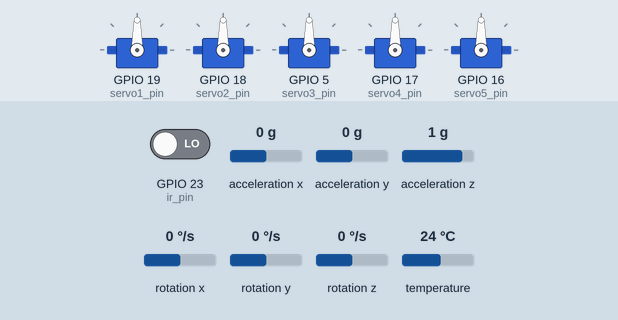
A sketch run on a simulated ESP32. On the bench: 5 × servo. The test bench sets the inputs (shaded band); at power-on: acceleration x 0 g, GPIO 23 (ir_pin) LOW, acceleration y 0 g, rotation z 0 °/s, acceleration z 1 g, rotation x 0 °/s, rotation y 0 °/s, temperature 24 °C. What the sketch prints to the serial monitor is not drawn.

Above: at 1.7 s.
1.8 s: acceleration x set to -1.4 g
At 3.0 s:
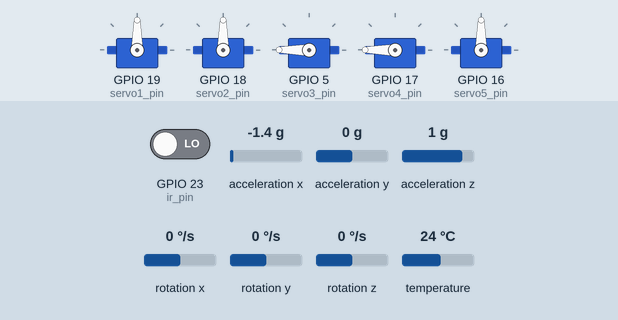
3.3 s: GPIO 23 (ir_pin) driven HIGH
At 3.55 s:
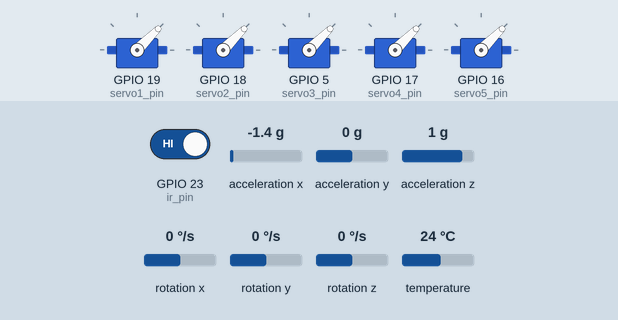
5.3 s: GPIO 23 (ir_pin) driven LOW
At 6.5 s:
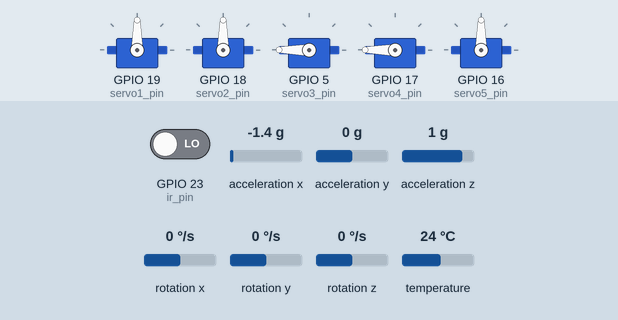
6.8 s: acceleration y set to -1.4 g
At 8.0 s:
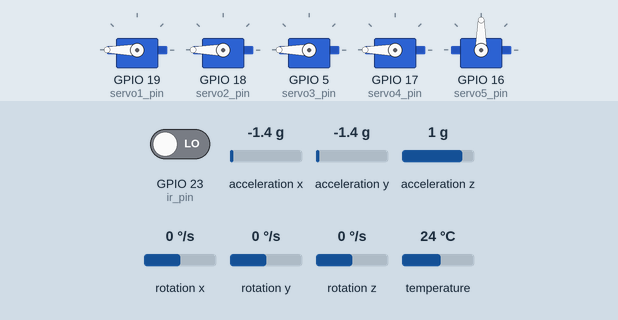
8.3 s: rotation z set to -192 °/s
At 8.8 s:
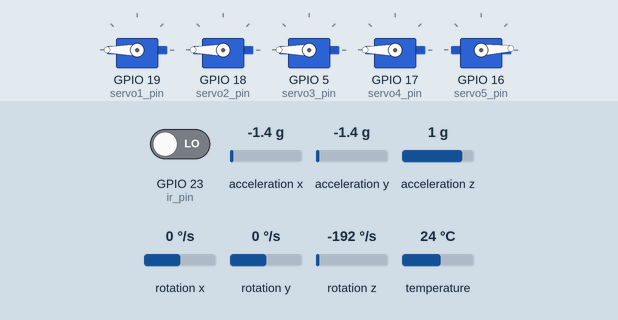
9.8 s: acceleration x set to -0.8 g
At 10.5 s:
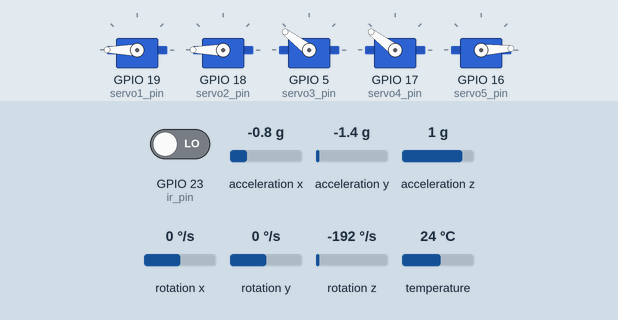
Timing chart, 0 to 12.3 s (numbered marks = the images above; inputs shaded):
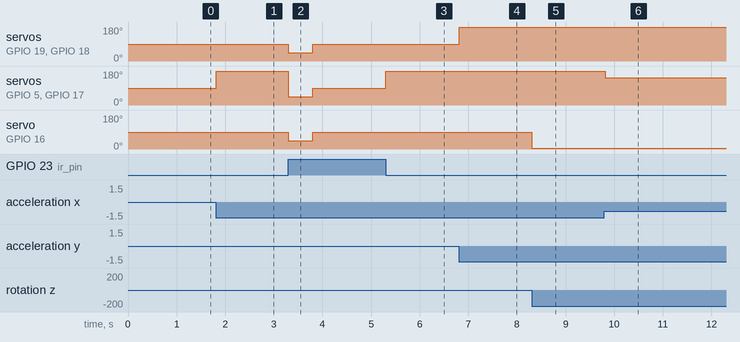

The sketch:

Kode_StudiKasus.ino
```cpp
//Chrisna Ariesta Lai
//NIM 25/556653/PA/23376

//Library
#include <Wire.h>             //sensor I2C
#include <Adafruit_MPU6050.h> //library sensor MPU6050
#include <Adafruit_Sensor.h>  //library sensor
#include <ESP32Servo.h>       //Library servo khusus ESP32

//Bikin variabel sensor & servo
Adafruit_MPU6050 gyro;         //nama dari MPU6050
Servo servo1, servo2, servo3, servo4, servo5; //Bikin 5 variabel servo

//Pin dr servo yg dipasang ke esp32
const int servo1_pin = 19;
const int servo2_pin = 18;
const int servo3_pin = 5;
const int servo4_pin = 17;
const int servo5_pin = 16;
const int ir_pin = 23; // Pinnya IR
//pin I2C (SDA=21 dan SCL=22) g usah ditulis, udah default

//variabel global bantuan
sensors_event_t a, g, temp; //tempat nyimpen data mentah sensor
const int servo_awal = 90; //posisi awal
int statusPIR_sebelumnya = LOW; //penanda apakah servo sedang dikunci (utk IR)

//variabel khusus utk poin 3 (Yaw)
bool yaw_bergerak = false;     //penanda kalau sistem lagi muter yaw
unsigned long yaw_waktu_berhenti = 0; //catatan jam kapan yaw berhenti
bool servo5_awal = true;   //penanda klo servo 5 sedang di posisi awal

void setup() {
  //tampilkan ke monitor buat ngecek
  Serial.begin(115200);
  while (!Serial); // Tunggu Serial siap (penting buat bbrp board)
  Serial.println("Stabilizer Goyang Mulai!");

  //Nyalain I2C
  Wire.begin();

  //nyalakan MPU6050
  if (!gyro.begin()) {
    Serial.println("MPU6050 is not detected!");
    while (1) delay(10); //stop klo g ketemu
  }
  Serial.println("MPU6050 ready!");

  //setting sensor
  gyro.setAccelerometerRange(MPU6050_RANGE_8_G); //rentang akselerometer
  gyro.setGyroRange(MPU6050_RANGE_500_DEG);     //Rentang giiroskop
  gyro.setFilterBandwidth(MPU6050_BAND_21_HZ); //filter biar g terlalu goyang

  //Setting pin Infrared
  //atur pin IR sebagai input
  pinMode(ir_pin, INPUT);

  //timer utk servo ESP32
  ESP32PWM::allocateTimer(0);
  ESP32PWM::allocateTimer(1);
  ESP32PWM::allocateTimer(2);
  ESP32PWM::allocateTimer(3);
  servo1.setPeriodHertz(50); // Frekuensi standar servo 50Hz
  servo2.setPeriodHertz(50);
  servo3.setPeriodHertz(50);
  servo4.setPeriodHertz(50);
  servo5.setPeriodHertz(50);

  //attach servo ke pin
  //Angka 500 & 2400 itu batas pulsa servo (biar 0-180 derajatnya pas)
  servo1.attach(servo1_pin, 500, 2400);
  servo2.attach(servo2_pin, 500, 2400);
  servo3.attach(servo3_pin, 500, 2400);
  servo4.attach(servo4_pin, 500, 2400);
  servo5.attach(servo5_pin, 500, 2400);

  //semua servo ke posisi awal 90 derajat pas baru nyala
  servo1.write(servo_awal);
  servo2.write(servo_awal);
  servo3.write(servo_awal);
  servo4.write(servo_awal);
  servo5.write(servo_awal);
  delay(500); // Kasih waktu servo buat gerak
}

void loop() {
  //poin4: cek sensor PIR
  int pirState = digitalRead(ir_pin);

  //Cek kalau gerakan baru terdeteksi
  if (pirState == HIGH && statusPIR_sebelumnya == LOW) {

    //Pindah ke posisi bebas
    servo1.write(45);
    servo2.write(45);
    servo3.write(45);
    servo4.write(45);
    servo5.write(45);
    delay(500); // Tahan 0.5 detik

    //kembali ke posisi awal
    servo1.write(servo_awal);
    servo2.write(servo_awal);
    servo3.write(servo_awal);
    servo4.write(servo_awal);
    servo5.write(servo_awal);
    delay(500); // Tahan 0.5 detik untuk stabilisasi

    statusPIR_sebelumnya = HIGH; // Tandai bahwa kita sudah tahu PIR sedang HIGH
  }
  // Kalau PIR sudah mati (LOW) lagi
  else if (pirState == LOW) {
    statusPIR_sebelumnya = LOW; // Reset status

    //sensor membaca data
    gyro.getEvent(&a, &g, &temp);

    //Poin 1: roll (servo 1 & 2)
    //bagi nilai akselerasi dgn gravitasi (9.81)
    float roll_input = a.acceleration.y / 9.81;
    roll_input = constrain(roll_input, -1.0, 1.0);
    float roll_rad = asin(roll_input);

    // Ubah radian ke derajat
    float roll_sudut = roll_rad * 180.0 / PI;

    /*Ubah skala sudut Roll (-90 sampai90) jadi posisi Servo (0 sampai 180 derajat)
    Tapi dibalik supaya sservo melawan arah miringnya*/
    int servo1_pos = map(roll_sudut, -90, 90, 180, 0);

    //pastikan nilainya tdk lebih dari 180 atau krg dari 0
    servo1_pos = constrain(servo1_pos, 0, 180);

    //gerakkan servo 1 & 2
    servo1.write(servo1_pos);
    servo2.write(servo1_pos);


    //poin2: pitch (servo 3 & 4)
    //Bagi nilai akselerasi dgn gravitasi (9.81)
    float pitch_input = -a.acceleration.x / 9.81;
    pitch_input = constrain(pitch_input, -1.0, 1.0);
    float pitch_rad = asin(pitch_input);

    // Ubah radian ke derajat (-90 s/d +90)
    float pitch_sudut = pitch_rad * 180.0 / PI;

    //Ubah skala sudut pitch jadi posisi servo
    int servo3_pos = map(pitch_sudut, -90, 90, 0, 180);

    //jaga-jaga agar tidak tembus batas 0 hingga 180
    servo3_pos = constrain(servo3_pos, 0, 180);

    //servo 3 dan 4 bergerak
    servo3.write(servo3_pos);
    servo4.write(servo3_pos);

    //poin 3: yaw (servo 5)
    /* Pake data Giroskop Z (g.gyro.z)
    Library Adafruit satuannya rad/s, ubah dlu ke deg/s */
    float yaw_speed = g.gyro.z * 57.3; // 57.3 itu kira2 180/PI

    //misalnya kalau kecepatannya 20 itu artinya sudah bergerak
    if (abs(yaw_speed) > 20.0) {
      yaw_bergerak = true;       //ubah kondisi menjadi sedang bergerak
      servo5_awal = false;      //tidak di posisi awal

      //ubah skala kecepatan (misal -200 sampai 200) jadi posisi servo (0 - 180). Searah
      int servo5_pos = map(yaw_speed, -200, 200, 0, 180);

      //Jaga-jaga dan gerakkan servo
      servo5.write(constrain(servo5_pos, 0, 180));

      //Catat jam terakhir dia gerak (buat reset timer 1 detik)
      yaw_waktu_berhenti = millis();
    }
    else if (yaw_bergerak) { //Klo tadi gerak, tapi skrg diem
      yaw_bergerak = false;    //diam
      //servo tdk diberi perintah apa2, jd servo diem di posisi terakhir
      yaw_waktu_berhenti = millis(); //mulai hitung timer 1 detik dr sekarang
    }
  }

  //Cek kalau sudah diam 1 detik dan servo belum di posisi awal
  if (!yaw_bergerak && !servo5_awal) {
    if (millis() - yaw_waktu_berhenti > 1000) { //kalau timer sudah lebih dari 1000ms (1 detik)
      servo5.write(servo_awal); //kembali ke posisi 90 derajat
      servo5_awal = true;   //sudah kembali ke posisi awal
    }
  }

  delay(20);
}
```

Measured:
- after the input at 1.8 s, servo on GPIO 5 (servo3_pin), servo on GPIO 17 (servo4_pin): 90° → 180° at once
- after the input at 3.3 s, servo on GPIO 19 (servo1_pin), servo on GPIO 18 (servo2_pin), servo on GPIO 16 (servo5_pin): 90° → 45° at once, → 90° 0.50 s later; servo on GPIO 5 (servo3_pin), servo on GPIO 17 (servo4_pin): 180° → 45° at once, → 90° 0.50 s later
- after the input at 5.3 s, servo on GPIO 5 (servo3_pin), servo on GPIO 17 (servo4_pin): 90° → 180° at once
- after the input at 6.8 s, servo on GPIO 19 (servo1_pin), servo on GPIO 18 (servo2_pin): 90° → 180° at once
- after the input at 8.3 s, servo on GPIO 16 (servo5_pin): 90° → 3° at once
- after the input at 9.8 s, servo on GPIO 5 (servo3_pin), servo on GPIO 17 (servo4_pin): 180° → 143° at once
